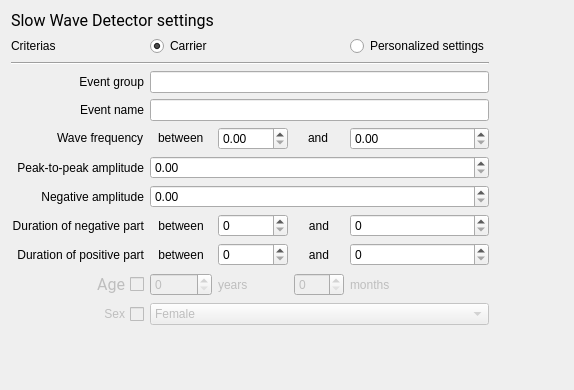
<?xml version="1.0" encoding="UTF-8"?>
<ui version="4.0">
 <class>SlowWaveDetectorSettingsView</class>
 <widget class="QWidget" name="SlowWaveDetectorSettingsView">
  <property name="geometry">
   <rect>
    <x>0</x>
    <y>0</y>
    <width>574</width>
    <height>390</height>
   </rect>
  </property>
  <property name="windowTitle">
   <string>Form</string>
  </property>
  <property name="toolTip">
   <string/>
  </property>
  <property name="styleSheet">
   <string notr="true">font: 12pt &quot;Roboto&quot;;</string>
  </property>
  <layout class="QGridLayout" name="gridLayout_2">
   <item row="0" column="0">
    <layout class="QVBoxLayout" name="verticalLayout">
     <item>
      <widget class="QLabel" name="label_5">
       <property name="font">
        <font>
         <family>Roboto</family>
         <pointsize>12</pointsize>
         <weight>50</weight>
         <italic>false</italic>
         <bold>false</bold>
        </font>
       </property>
       <property name="layoutDirection">
        <enum>Qt::LeftToRight</enum>
       </property>
       <property name="text">
        <string>Slow Wave Detector settings</string>
       </property>
       <property name="alignment">
        <set>Qt::AlignLeading|Qt::AlignLeft|Qt::AlignVCenter</set>
       </property>
      </widget>
     </item>
     <item>
      <layout class="QGridLayout" name="gridLayout" rowstretch="0,0,0,0,0,0,0,0,0,0,0,0" columnstretch="0,0,0,0,0,0">
       <item row="8" column="2">
        <widget class="QLabel" name="label_14">
         <property name="text">
          <string>between</string>
         </property>
         <property name="alignment">
          <set>Qt::AlignCenter</set>
         </property>
        </widget>
       </item>
       <item row="7" column="2">
        <widget class="QLabel" name="label_10">
         <property name="text">
          <string>between</string>
         </property>
         <property name="alignment">
          <set>Qt::AlignCenter</set>
         </property>
        </widget>
       </item>
       <item row="6" column="1">
        <widget class="QLabel" name="label_4">
         <property name="whatsThis">
          <string>uV</string>
         </property>
         <property name="text">
          <string>Negative amplitude</string>
         </property>
         <property name="alignment">
          <set>Qt::AlignRight|Qt::AlignTrailing|Qt::AlignVCenter</set>
         </property>
        </widget>
       </item>
       <item row="8" column="3">
        <widget class="QSpinBox" name="spinBox_min_pos">
         <property name="maximum">
          <number>3000</number>
         </property>
        </widget>
       </item>
       <item row="3" column="1">
        <widget class="QLabel" name="label">
         <property name="layoutDirection">
          <enum>Qt::LeftToRight</enum>
         </property>
         <property name="text">
          <string>Event name</string>
         </property>
         <property name="alignment">
          <set>Qt::AlignRight|Qt::AlignTrailing|Qt::AlignVCenter</set>
         </property>
        </widget>
       </item>
       <item row="8" column="5">
        <widget class="QSpinBox" name="spinBox_max_pos">
         <property name="maximum">
          <number>3000</number>
         </property>
        </widget>
       </item>
       <item row="2" column="1">
        <widget class="QLabel" name="label_3">
         <property name="layoutDirection">
          <enum>Qt::LeftToRight</enum>
         </property>
         <property name="text">
          <string>Event group</string>
         </property>
         <property name="alignment">
          <set>Qt::AlignRight|Qt::AlignTrailing|Qt::AlignVCenter</set>
         </property>
        </widget>
       </item>
       <item row="5" column="1">
        <widget class="QLabel" name="label_2">
         <property name="whatsThis">
          <string>uV</string>
         </property>
         <property name="text">
          <string>Peak-to-peak amplitude</string>
         </property>
         <property name="alignment">
          <set>Qt::AlignRight|Qt::AlignTrailing|Qt::AlignVCenter</set>
         </property>
        </widget>
       </item>
       <item row="6" column="2" colspan="4">
        <widget class="QDoubleSpinBox" name="doubleSpinBox_neg_amp">
         <property name="maximum">
          <double>200.000000000000000</double>
         </property>
        </widget>
       </item>
       <item row="11" column="2" colspan="4">
        <widget class="QComboBox" name="comboBox_sex">
         <property name="enabled">
          <bool>false</bool>
         </property>
         <item>
          <property name="text">
           <string>Female</string>
          </property>
         </item>
         <item>
          <property name="text">
           <string>Male</string>
          </property>
         </item>
        </widget>
       </item>
       <item row="7" column="1">
        <widget class="QLabel" name="label_6">
         <property name="minimumSize">
          <size>
           <width>130</width>
           <height>0</height>
          </size>
         </property>
         <property name="whatsThis">
          <string>msec</string>
         </property>
         <property name="text">
          <string>Duration of negative part</string>
         </property>
         <property name="alignment">
          <set>Qt::AlignRight|Qt::AlignTrailing|Qt::AlignVCenter</set>
         </property>
        </widget>
       </item>
       <item row="7" column="4">
        <widget class="QLabel" name="label_11">
         <property name="minimumSize">
          <size>
           <width>50</width>
           <height>0</height>
          </size>
         </property>
         <property name="text">
          <string>and</string>
         </property>
         <property name="alignment">
          <set>Qt::AlignCenter</set>
         </property>
        </widget>
       </item>
       <item row="8" column="4">
        <widget class="QLabel" name="label_15">
         <property name="text">
          <string>and</string>
         </property>
         <property name="alignment">
          <set>Qt::AlignCenter</set>
         </property>
        </widget>
       </item>
       <item row="10" column="2">
        <widget class="QSpinBox" name="spinBox_years">
         <property name="enabled">
          <bool>false</bool>
         </property>
         <property name="minimumSize">
          <size>
           <width>50</width>
           <height>0</height>
          </size>
         </property>
         <property name="maximum">
          <number>122</number>
         </property>
        </widget>
       </item>
       <item row="3" column="2" colspan="4">
        <widget class="QLineEdit" name="event_name_lineedit"/>
       </item>
       <item row="10" column="5">
        <widget class="QLabel" name="label_months">
         <property name="enabled">
          <bool>false</bool>
         </property>
         <property name="text">
          <string>months</string>
         </property>
        </widget>
       </item>
       <item row="2" column="2" colspan="4">
        <widget class="QLineEdit" name="group_lineedit"/>
       </item>
       <item row="10" column="3">
        <widget class="QLabel" name="label_years">
         <property name="enabled">
          <bool>false</bool>
         </property>
         <property name="text">
          <string>years</string>
         </property>
        </widget>
       </item>
       <item row="7" column="3">
        <widget class="QSpinBox" name="spinBox_min_neg">
         <property name="minimumSize">
          <size>
           <width>70</width>
           <height>0</height>
          </size>
         </property>
         <property name="maximum">
          <number>3000</number>
         </property>
        </widget>
       </item>
       <item row="0" column="1">
        <widget class="QLabel" name="label_8">
         <property name="text">
          <string>Criterias</string>
         </property>
        </widget>
       </item>
       <item row="5" column="2" colspan="4">
        <widget class="QDoubleSpinBox" name="doubleSpinBox_PaP_amp">
         <property name="maximum">
          <double>200.000000000000000</double>
         </property>
        </widget>
       </item>
       <item row="0" column="5">
        <widget class="QRadioButton" name="personalized_radioButton">
         <property name="text">
          <string>Personalized settings</string>
         </property>
        </widget>
       </item>
       <item row="10" column="4">
        <widget class="QSpinBox" name="spinBox_months">
         <property name="enabled">
          <bool>false</bool>
         </property>
         <property name="maximum">
          <number>11</number>
         </property>
        </widget>
       </item>
       <item row="7" column="5">
        <widget class="QSpinBox" name="spinBox_max_neg">
         <property name="minimumSize">
          <size>
           <width>70</width>
           <height>0</height>
          </size>
         </property>
         <property name="maximum">
          <number>3000</number>
         </property>
        </widget>
       </item>
       <item row="8" column="1">
        <widget class="QLabel" name="label_7">
         <property name="whatsThis">
          <string>msec</string>
         </property>
         <property name="text">
          <string>Duration of positive part</string>
         </property>
         <property name="alignment">
          <set>Qt::AlignRight|Qt::AlignTrailing|Qt::AlignVCenter</set>
         </property>
        </widget>
       </item>
       <item row="0" column="2">
        <widget class="QRadioButton" name="carrier_radioButton">
         <property name="text">
          <string>Carrier</string>
         </property>
         <property name="checked">
          <bool>true</bool>
         </property>
        </widget>
       </item>
       <item row="4" column="1" alignment="Qt::AlignRight|Qt::AlignVCenter">
        <widget class="QLabel" name="label_9">
         <property name="text">
          <string>Wave frequency</string>
         </property>
        </widget>
       </item>
       <item row="4" column="2" alignment="Qt::AlignHCenter|Qt::AlignVCenter">
        <widget class="QLabel" name="label_12">
         <property name="text">
          <string>between</string>
         </property>
        </widget>
       </item>
       <item row="4" column="4" alignment="Qt::AlignHCenter|Qt::AlignVCenter">
        <widget class="QLabel" name="label_13">
         <property name="text">
          <string>and</string>
         </property>
        </widget>
       </item>
       <item row="4" column="3">
        <widget class="QDoubleSpinBox" name="doubleSpinBox_f_min"/>
       </item>
       <item row="4" column="5">
        <widget class="QDoubleSpinBox" name="doubleSpinBox_f_max"/>
       </item>
       <item row="1" column="1" colspan="5">
        <widget class="Line" name="line">
         <property name="orientation">
          <enum>Qt::Horizontal</enum>
         </property>
        </widget>
       </item>
       <item row="10" column="1">
        <widget class="QCheckBox" name="checkBox_age">
         <property name="enabled">
          <bool>false</bool>
         </property>
         <property name="font">
          <font>
           <family>Roboto</family>
           <pointsize>12</pointsize>
           <weight>50</weight>
           <italic>false</italic>
           <bold>false</bold>
          </font>
         </property>
         <property name="whatsThis">
          <string>Modify parameters automatically according to patients age</string>
         </property>
         <property name="layoutDirection">
          <enum>Qt::RightToLeft</enum>
         </property>
         <property name="text">
          <string>Age</string>
         </property>
         <property name="tristate">
          <bool>false</bool>
         </property>
        </widget>
       </item>
       <item row="11" column="1">
        <widget class="QCheckBox" name="checkBox_sex">
         <property name="enabled">
          <bool>false</bool>
         </property>
         <property name="whatsThis">
          <string>&lt;html&gt;&lt;head/&gt;&lt;body&gt;&lt;p&gt;Modify parameters according to patients sex&lt;/p&gt;&lt;/body&gt;&lt;/html&gt;</string>
         </property>
         <property name="layoutDirection">
          <enum>Qt::RightToLeft</enum>
         </property>
         <property name="text">
          <string>Sex</string>
         </property>
        </widget>
       </item>
      </layout>
     </item>
     <item>
      <spacer name="verticalSpacer">
       <property name="orientation">
        <enum>Qt::Vertical</enum>
       </property>
       <property name="sizeHint" stdset="0">
        <size>
         <width>20</width>
         <height>40</height>
        </size>
       </property>
      </spacer>
     </item>
    </layout>
   </item>
   <item row="0" column="2">
    <spacer name="horizontalSpacer">
     <property name="orientation">
      <enum>Qt::Horizontal</enum>
     </property>
     <property name="sizeHint" stdset="0">
      <size>
       <width>40</width>
       <height>20</height>
      </size>
     </property>
    </spacer>
   </item>
  </layout>
 </widget>
 <resources>
  <include location="../../../../snooz-toolbox/src/main/python/ui/themes/themes.qrc"/>
 </resources>
 <connections/>
 <slots>
  <slot>on_choose()</slot>
  <slot>on_input_format_changed()</slot>
 </slots>
</ui>
